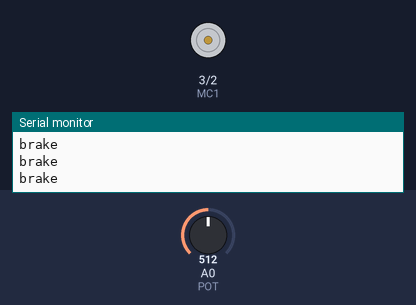
Simulated run of this sketch. Board: Arduino Uno, built with avr-gcc and run on an emulated ATmega328P. Parts: motor-driver pin pairs drawn as motors (green arrow = first pin HIGH = forward, orange = second pin HIGH = backward, longer = more drive, scaled by the enable pin), the last lines printed to the serial monitor. Inputs (shaded band) come from the test bench; at power-on: A0 (POT) = 512.

Above: at 1.2 s.
1.3 s: A0 (POT) set to 472
2.8 s: A0 (POT) set to 447
At 3.2 s:
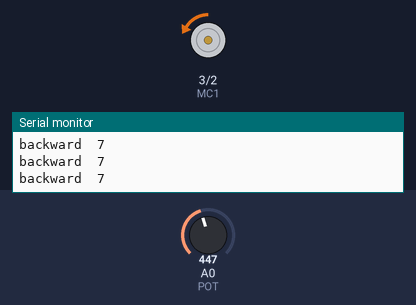
4.3 s: A0 (POT) set to 511
At 5.1 s:
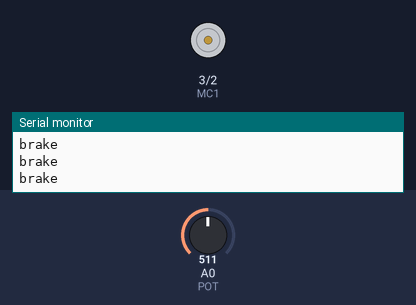
5.8 s: A0 (POT) set to 572
At 6.9 s:
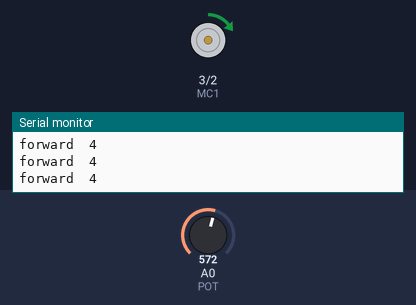
7.3 s: A0 (POT) set to 551
At 8.6 s:
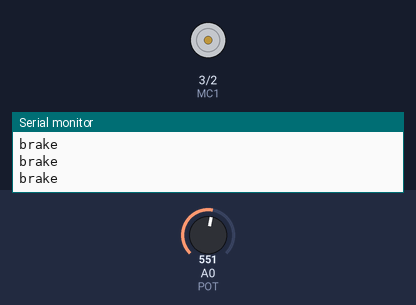
10.3 s: A0 (POT) set to 122
At 10.8 s:
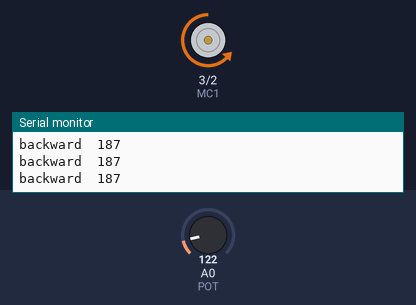
Timing chart, 0 to 12.8 s (numbered marks = the images above; inputs shaded):
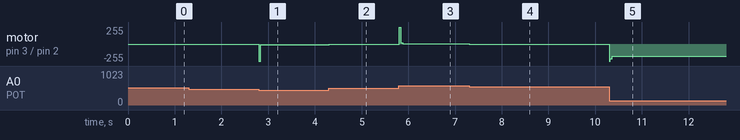

Measured:
- after the input at 2.8 s, motor on pin 3 (MC1) / pin 2 (MC2): stopped → backward 10/255 at once
- after the input at 4.3 s, motor on pin 3 (MC1) / pin 2 (MC2): backward 10/255 → stopped at once
- after the input at 5.8 s, motor on pin 3 (MC1) / pin 2 (MC2): stopped → forward 4/255 at once
- after the input at 7.3 s, motor on pin 3 (MC1) / pin 2 (MC2): forward 4/255 → stopped at once
- after the input at 10.3 s, motor on pin 3 (MC1) / pin 2 (MC2): stopped → backward 187/255 at once

The sketch:

motorHBridge.ino
```cpp
/* Motor H-Bridge control
Refer Exploring Arduino by Jeremy Blum, chapter 4
*/

 #define EN 9
 #define MC1 3
 #define MC2 2
 #define POT 0

 int val = 0;  // stores the reading from the POT
 int velocity = 0; // stores desired velocity

// motor goes forward at given rate (from 0 to 255)
void forward (int rate) {
  digitalWrite(EN, LOW);
  digitalWrite(MC1, HIGH);
  digitalWrite(MC2, LOW);
  analogWrite(EN, rate);
  Serial.print("forward\t");
  Serial.println(rate);
}
// motor goes backward at given rate (from 0 to 255)
void backward (int rate) {
  digitalWrite(EN, LOW);
  digitalWrite(MC1, LOW);
  digitalWrite(MC2, HIGH);
  analogWrite(EN, rate);
  analogWrite(EN, rate);
  Serial.print("backward\t");
  Serial.println(rate);
}
// stop motor
void brake() {
  digitalWrite(EN, LOW);
  digitalWrite(MC1, LOW);
  digitalWrite(MC2, LOW);
  digitalWrite(EN, HIGH);
  Serial.println("brake");
}

void setup() {
  Serial.begin(9600);
  pinMode(EN, OUTPUT);
  pinMode(MC1, OUTPUT);
  pinMode(MC2, OUTPUT);
  brake();

}

void loop() {
  val = analogRead(POT);
  // Serial.println(val);

  // go forward
  if (val > 562) {
    velocity = map(val, 563, 1023, 0, 255);
    forward(velocity);
  }
  // go backward
  else if (val < 462) {
    velocity = map(val, 461, 0, 0, 255);
    backward(velocity);
  }
  // brake
  else {
    brake();
  }

}
```
